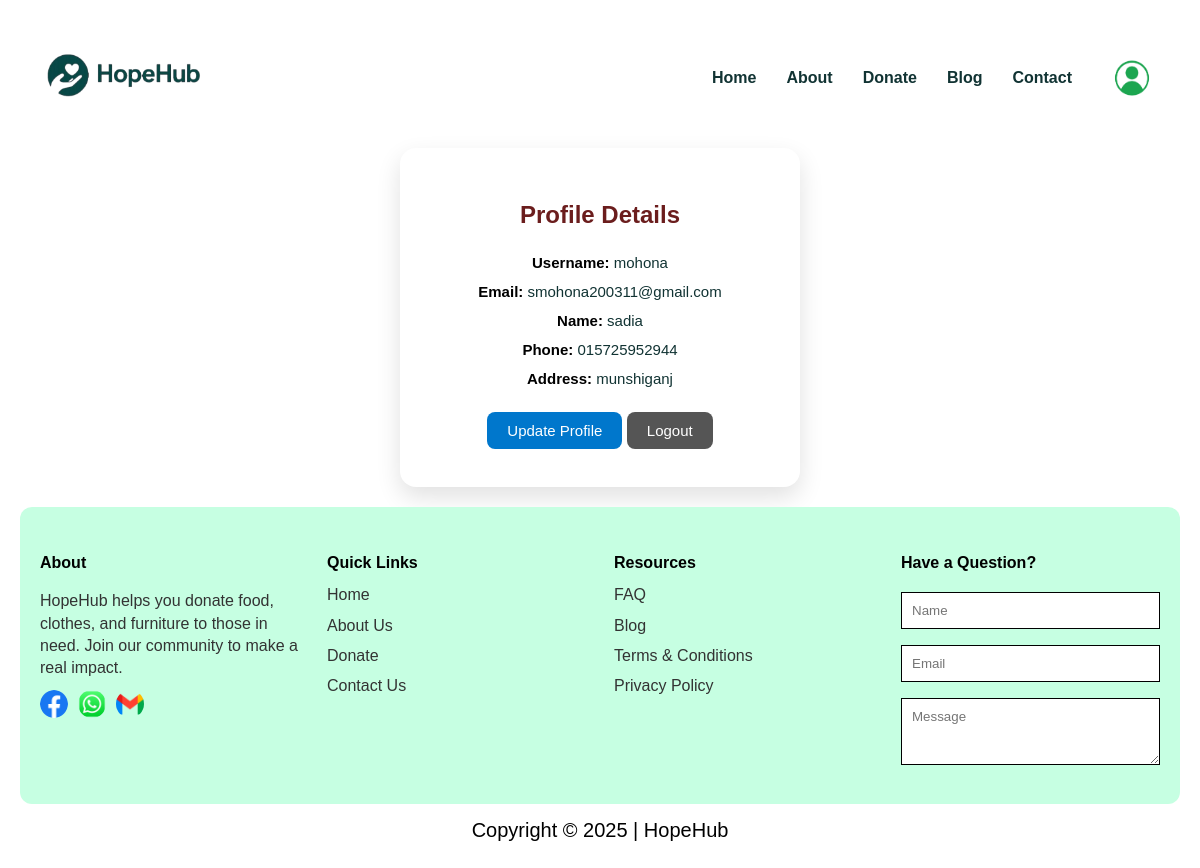
The app's page /accounts/profile/ (signed in) with its own data.
### accounts/models.py (models this page shows, shortened)
class CustomUser(AbstractUser):
    phone = models.CharField(max_length=15, blank=True, null=True)
    name = models.CharField(max_length=150)
    address = models.TextField(blank=True, null=True)
    objects = CustomUserManager()

### accounts/views.py (the view)
# urls.py: path("profile/", views.profile_view, name="profile"),
@login_required
def profile_view(request):
    user = request.user
    if request.method == 'POST':
        form = ProfileUpdateForm(request.POST, instance=user)
        if form.is_valid():
            form.save()
            messages.success(request, "Profile updated successfully.")
            return redirect('profile')
    else:
        form = ProfileUpdateForm(instance=user)
    return render(request, 'accounts/profile.html', {'form': form})

### accounts/forms.py (shortened to what this page needs)
class ProfileUpdateForm(forms.ModelForm):
    class Meta:
        model = User
        fields = ['name', 'email', 'phone', 'address']
        widgets = {
            'name': forms.TextInput(attrs={'placeholder': 'Enter your name'}),
            'email': forms.EmailInput(attrs={'placeholder': 'Enter your email'}),
            'phone': forms.TextInput(attrs={'placeholder': 'Enter your phone'}),
            'address': forms.TextInput(attrs={'placeholder': 'Enter your address'}),
        }

### accounts/templates/accounts/profile.html (shortened to what this page needs)
{% extends 'base.html' %}
{% block content %}
<div class="container profile-container">
  <h2>Profile Details</h2>
  <div class="profile-info">
    <p><strong>Username:</strong> {{ user.username }}</p>
    <p><strong>Email:</strong> <span class="text-email">{{ user.email }}</span>
    </p>
    <p><strong>Name:</strong> <span class="text-name">{{ user.name }}</span>
    </p>
    <p><strong>Phone:</strong> <span class="text-phone">{{ user.phone }}</span>
    </p>
    <p><strong>Address:</strong> <span class="text-address">{{ user.address }}</span>
    </p>
  </div>
  <button class="btn update-btn" id="updateBtn">Update Profile</button>
  <a href="{% url 'logout' %}" class="btn" style="margin-top:10px; background:#555;">Logout</a>
</div>
{% endblock %}

### static/css/style.css (style rules this page uses)
:root { --green: #05533f; --green-dark: #076b25; --accent:#f1fdf6; --muted: #ffffff; --soft:#eafdf3; --radius:14px; --shadow: 0 6px 20px rgba(16,42,30,0.08); font-family: "Inter", system-ui, sans-serif; }
* { box-sizing:border-box }
body, h1, h2, h3, h4, h5, h6, input, textarea, button, p { font-family: 'Inria Sans', sans-serif; }
body { margin:0; background: #ffffff; color:#133; line-height:1.4; justify-content: center; align-items: center; display: flex; }
a { color:inherit;text-decoration:none }
.container { width: 400px; padding: 20px; border-radius: 15px; box-shadow: 0px 4px 10px rgba(0,0,0,0.2); text-align: center; margin-top: 80px; margin-bottom: 50px; }
h2 { color: #5a2e2e; margin-bottom: 20px; }
.btn { padding: 10px; margin: 8px 0; border: none; border-radius: 5px; cursor: pointer; background: #8b3f3f; color: white; font-size: 15px; }

### accounts/templates/accounts/profile.html (style rules this page uses)
.profile-container { max-width: 500px; margin: 20px auto; background: #fff; padding: 30px 40px; border-radius: 16px; box-shadow: 0 10px 25px rgba(0,0,0,0.12); text-align: center; transition: transform 0.3s ease, box-shadow 0.3s ease; }
.profile-container h2 { font-size: 24px; font-weight: 700; color: #6b1d1d; margin-bottom: 20px; }
.profile-info p { font-size: 15px; margin: 8px 0; }
.profile-info strong { color: #000; }
.profile-container .btn { margin-top: 15px; padding: 10px 20px; border-radius: 8px; border: none; cursor: pointer; font-size: 15px; transition: 0.3s; }
.update-btn { background: #0077cc; color: #fff; }

### records on screen
CustomUser: username "mohona", email "smohona200311@gmail.com", name "sadia", phone "015725952944", address "munshiganj"
